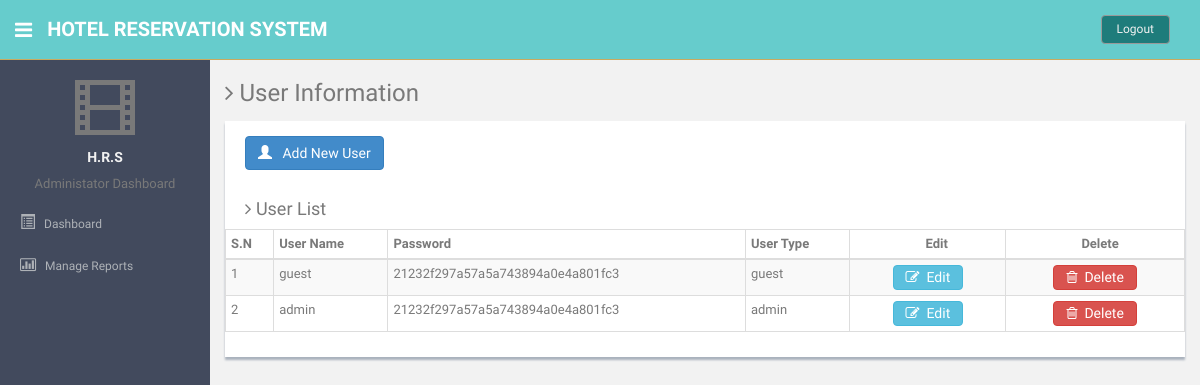
/admin/manageuser.php (signed in), run on the app's committed database.
### tables this page shows
CREATE TABLE IF NOT EXISTS `tbl_user` (
`user_id` int(20) NOT NULL,
  `username` varchar(225) NOT NULL,
  `password` varchar(225) NOT NULL,
  `usertype` enum('admin','manager','staff','guest') NOT NULL
);

### includes/dbconnect.php (called while the page is built, shortened)
<?php
function executequery($query) {
	$link = mysqli_connect(HNAME,USER,PWD,DBNAME);
	$result = mysqli_query($link,$query);
	return $result;
}
?>

### admin/manageuser.php (the view, shortened to what this page needs)
<?php
include_once("../includes/dbconnect.php");
$sql = "select * from tbl_user";
$userres = executequery($sql);
?>
<!DOCTYPE html>
<html lang="en">
<head>
<link href="assets/css/bootstrap.css" rel="stylesheet">
<link href="assets/font-awesome/css/font-awesome.css" rel="stylesheet" />
<link href="assets/css/style.css" rel="stylesheet">
<link href="assets/css/style-responsive.css" rel="stylesheet">
<link href="assets/css/table-responsive.css" rel="stylesheet">
</head>
<body>
<section id="container" >
  <?php  include("header.php");?>
  <?php include("sidebar.php");?>
  <section id="main-content">
    <section class="wrapper">
      <h3><i class="fa fa-angle-right"></i> User Information</h3>
	  <?php
		if(isset($_GET['action']) && $_GET['action']=="edit") {
		$user_id = $_GET['id'];
		$sql = "select * from tbl_user where user_id='$user_id'";
		$res = executequery($sql);
		$udata = mysqli_fetch_assoc($res);
		?>
      <div class="row mt">
        <div class="col-lg-12">
          <div class="form-panel">
            <h4 class="mb"><i class="fa fa-angle-right"></i> Edit User Details</h4>
            <form class="form-horizontal style-form" method="post" action="manageuser.php">
              <input type="hidden" name="user_id" value="<?php echo $user_id;?>">
              <div class="form-group">
                <label class="col-sm-2 col-sm-2 control-label">User Name</label>
                <div class="col-sm-10">
                  <input type="text" class="form-control" name="username" id="edit_username" value="<?php echo $udata['username'];?>" style="margin-left:10px;width: 400px;float:left">
                </div>
              </div>
              <div class="form-group">
                      <label class="col-sm-2 col-sm-2 control-label">User Type</label>
                      <div class="col-sm-10">
                        <select name="usertype" id="edit_userype" class="form-control" style="margin-left:10px;width: 400px;float:left">
                        	<option value="admin" <?php if($udata['usertype']=='admin') echo 'selected';?>>Administrator</option>
                            <option value="manager" <?php if($udata['usertype']=='manager') echo 'selected';?>>Manager</option>
                            <option value="staff" <?php if($udata['usertype']=='staff') echo 'selected';?>>Staff</option>
                            <option value="guest" <?php if($udata['usertype']=='guest') echo 'selected';?>>Guest</option>
                        </select>
                      </div>
                    </div>
              <input type="submit" name="update" id="update" class="btn btn-success" value="Update User">
            </form>
          </div>
        </div>
      </div>
      <?php } else {?>
      <div class="row mt">
        <div class="col-lg-12">
          <div class="content-panel">
            <button class="btn btn-primary" style="margin-left: 20px;" type="button" data-toggle="collapse" data-target="#addNewUser" aria-expanded="false" aria-controls="addNewUser"><i class="glyphicon glyphicon-user"></i>&nbsp;&nbsp; Add New User</button>
            <br /><br />
            <h4 style="margin-left: 20px;"><i class="fa fa-angle-right"></i> User List</h4>
            <section id="unseen">
              <table class="table table-bordered table-striped table-condensed">
                <thead>
                  <tr>
                    <th>S.N</th>
                    <th>User Name</th>
                    <th>Password</th>
                    <th>User Type</th>
                    <th><span style="margin-left: 70px;">Edit</span></th>
                    <th><span style="margin-left: 70px;">Delete</span></th>
                  </tr>
                </thead>
                <tbody>
                  <?php
                  $i = 0;
                  while($ad=mysqli_fetch_assoc($userres)) :
                  $i++;
                  ?>
                  <tr>
                    <td><?php echo $i; ?></td>
                    <td><?php echo $ad['username'];?></td>
                    <td><?php echo $ad['password'];?></td>
                    <td><?php echo $ad['usertype'];?></td>
            	   <td align="center"><a href="manageuser.php?action=edit&id=<?php echo $ad['user_id'];?>" class="btn btn-info" style="height: 25px;padding-top:1px;"><i class="fa fa-pencil-square-o"></i>&nbsp;&nbsp;Edit</a></td>
                    <td align="center"><a href="javascript:void(0)" onClick="confirmdel('manageuser.php?action=delete&id=<?php echo $ad['user_id'];?>')" class="btn btn-danger" style="height: 25px;padding-top:1px;"><i class="fa fa-trash-o"></i>&nbsp;&nbsp;Delete</a></td>
                  </tr>
                  <?php endwhile; ?>
                </tbody>
              </table>
            </section>
          </div>
        </div>
      </div>
      <?php } ?>
    </section>
  </section>
</section>
</body>
</html>

### admin/assets/css/style.css (style rules this page uses)
body { color: #797979; background: #f2f2f2; font-family: 'Ruda', sans-serif; padding: 0px !important; margin: 0px !important; font-size:13px; }
a, a:hover, a:focus { text-decoration: none; outline: none; }
#container { width: 100%; height: 100%; }
.mt { margin-top: 15px; }
#main-content { margin-left: 210px; }
.wrapper { display: inline-block; margin-top: 60px; padding-left: 15px; padding-right: 15px; padding-bottom: 15px; padding-top: 0px; width: 100%; }
.content-panel { background: #ffffff; box-shadow: 0px 3px 2px #aab2bd; padding-top: 15px; padding-bottom: 5px; }
.content-panel h4 { margin-left: 10px; }

### data on the page
tbl_user: username "guest", password "21232f297a57a5a743894a0e4a801fc3", usertype "guest"
tbl_user: username "admin", password "21232f297a57a5a743894a0e4a801fc3", usertype "admin"
